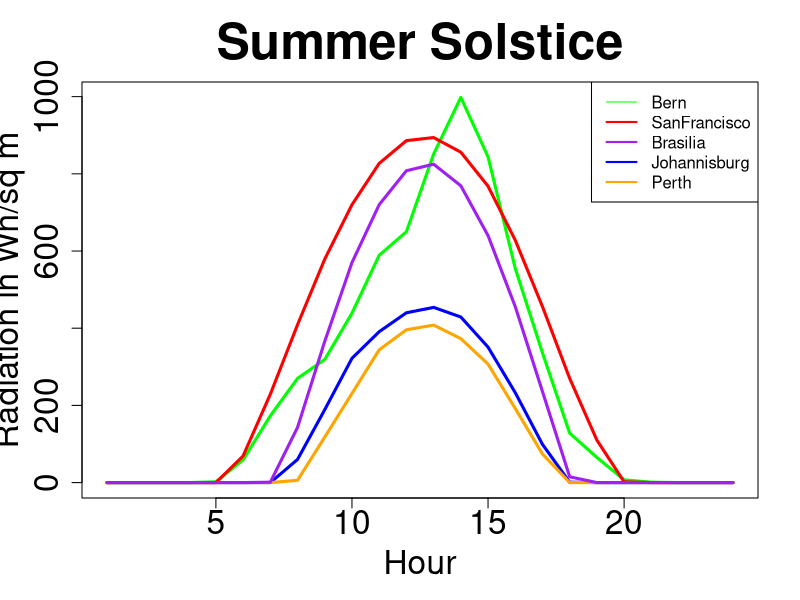
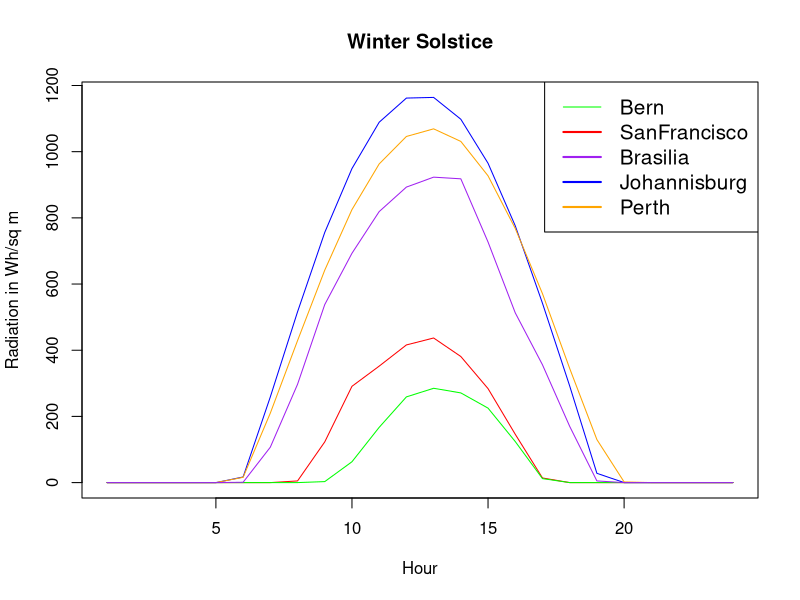
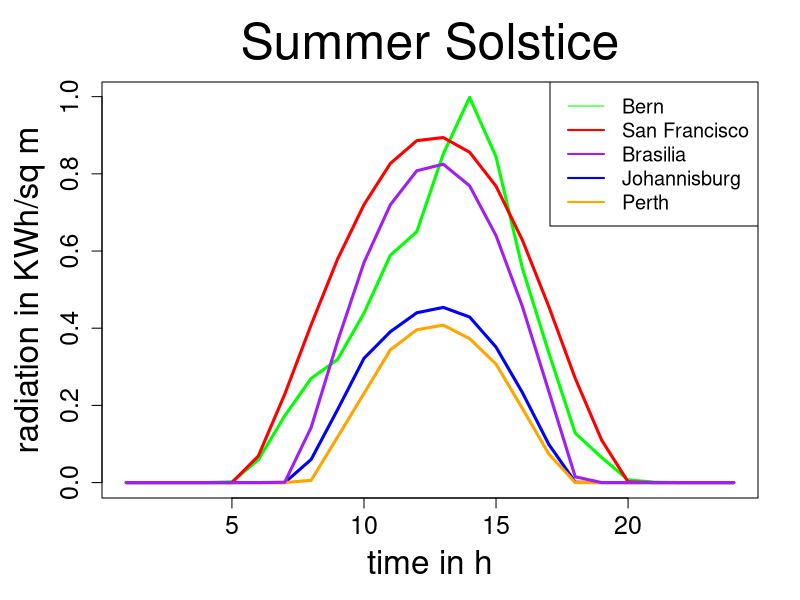
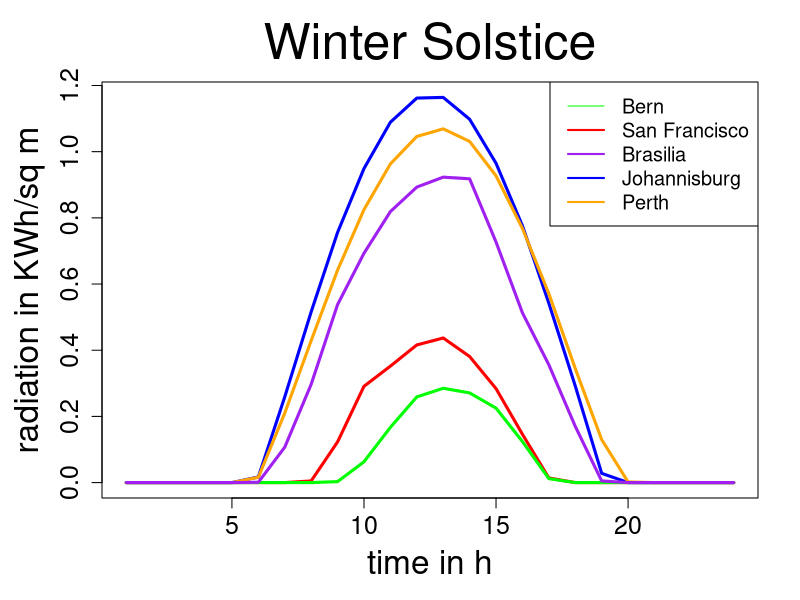

These charts were generated, in order, by the following R code:
## ------------------------------------ Bern ------------------------------------ ##

setwd("Documents/Universität/TUM/CaseStudy/Wetter")
Bern <- read.table("Bern-hour.dat", header=FALSE)
Bern <- Bern[,1:5]
Bern$V4 <- NULL
colnames(Bern)[1] <- 'Month'
colnames(Bern)[2] <- 'Day'
colnames(Bern)[3] <- 'Hour'
colnames(Bern)[4] <- 'Radiation'
BernSSW <- Bern[(Bern$Month==6) & (Bern$Day==19),3:4]
#plot(BernSSW$Hour, BernSSW$Radiation, xlab = "Hour", ylab = expression(plain(Radiation_in_Wh/m)^2), main="Summer Solstice Bern ", type = "l")
BernWSW <- Bern[(Bern$Month==12) & (Bern$Day==22),3:4]
#plot(BernWSW$Hour, BernWSW$Radiation, xlab = "Hour", ylab = expression(plain(Radiation_in_Wh/m)^2), main="Winter Solstice Bern ", type = "l")
################## Test on Bern ###########
BernSummer <- Bern[(Bern$Month==6),2:4]
#plot(BernSummer$Day, BernSummer$Radiation, xlab = "Day", ylab = expression(plain(Radiation_in_Wh/m)^2), main="Summer Solstice Bern ", type = "l")

BernWinter <- Bern[(Bern$Month==12),2:4]
#plot(BernWinter$Day, BernWinter$Radiation, xlab = "Day", ylab = expression(plain(Radiation_in_Wh/m)^2), main="Winter Solstice Bern", type = "l")


##---------------------------------- BRASILIA -----------------------------------------##

#setwd("Documents/Universität/TUM/CaseStudy/Wetter")
Brasil <- read.table("BRASILIA_BR-hour.dat", header=FALSE)
Brasil <- Brasil[,1:5]
Brasil$V4 <- NULL
colnames(Brasil)[1] <- 'Month'
colnames(Brasil)[2] <- 'Day'
colnames(Brasil)[3] <- 'Hour'
colnames(Brasil)[4] <- 'Radiation'
BrasilSSW <- Brasil[(Brasil$Month==6) & (Brasil$Day==23),3:4]
#plot(BrasilSSW$Hour, BrasilSSW$Radiation, xlab = "Hour", ylab = expression(plain(Radiation_in_Wh/m)^2), main="Summer Solstice Brasilia ", type = "l")
BrasilWSW <- Brasil[(Brasil$Month==12) & (Brasil$Day==18),3:4]
#plot(BrasilWSW$Hour, BrasilWSW$Radiation, xlab = "Hour", ylab = expression(plain(Radiation_in_Wh/m)^2) , main="Winter Solstice Brasilia ", type = "l")
################## Test on Brasil ###########
BrasilSummer <- Brasil[(Brasil$Month==6),2:4]
#plot(BrasilSummer$Day, BrasilSummer$Radiation, xlab = "Day", ylab = expression(plain(Radiation_in_Wh/m)^2), main="Summer Solstice Brasilia ", type = "l")

BrasilWinter <- Brasil[(Brasil$Month==12),2:4]
#plot(BrasilWinter$Day, BrasilWinter$Radiation, xlab = "Day", ylab = expression(plain(Radiation_in_Wh/m)^2), main="Winter Solstice Brasilia ", type = "l")
## ------------------------------------ Johannisburg ------------------------------------ ##

#setwd("Documents/Universität/TUM/CaseStudy/Wetter")
Johannisburg <- read.table("Johannesburg_SF-hour.dat", header=FALSE)
Johannisburg <- Johannisburg[,1:5]
Johannisburg$V4 <- NULL
colnames(Johannisburg)[1] <- 'Month'
colnames(Johannisburg)[2] <- 'Day'
colnames(Johannisburg)[3] <- 'Hour'
colnames(Johannisburg)[4] <- 'Radiation'
JohannisburgSSW <- Johannisburg[(Johannisburg$Month==6) & (Johannisburg$Day==22),3:4] # 22 500
#plot(JohannisburgSSW$Hour, JohannisburgSSW$Radiation, xlab = "Hour", ylab = expression(plain(Radiation_in_Wh/m)^2), main="Summer Solstice Johannisburg ", type = "l")
JohannisburgWSW <- Johannisburg[(Johannisburg$Month==12) & (Johannisburg$Day==21),3:4] #21 1100, 22 900
#plot(JohannisburgWSW$Hour, JohannisburgWSW$Radiation, xlab = "Hour", ylab = expression(plain(Radiation_in_Wh/m)^2), main="Winter Solstice Johannisburg ", type = "l")


## ------------------------------------ Perth ------------------------------------ ##

#setwd("Documents/Universität/TUM/CaseStudy/Wetter")
Perth <- read.table("Perth_AS-hour.dat", header=FALSE)
Perth <- Perth[,1:5]
Perth$V4 <- NULL
colnames(Perth)[1] <- 'Month'
colnames(Perth)[2] <- 'Day'
colnames(Perth)[3] <- 'Hour'
colnames(Perth)[4] <- 'Radiation'
PerthSSW <- Perth[(Perth$Month==6) & (Perth$Day==20),3:4] # 20 oder 21 egal
#plot(PerthSSW$Hour, PerthSSW$Radiation, xlab = "Hour", ylab = expression(plain(Radiation_in_Wh/m)^2), main="Summer Solstice Perth ", type = "l")
PerthWSW <- Perth[(Perth$Month==12) & (Perth$Day==23),3:4]
#plot(PerthWSW$Hour, PerthWSW$Radiation, xlab = "Hour", ylab = expression(plain(Radiation_in_Wh/m)^2), main="Winter Solstice Perth ", type = "l")

## ------------------------------------ SanFrancisco ------------------------------------ ##

#setwd("Documents/Universität/TUM/CaseStudy/Wetter")
SanFrancisco <- read.table("San_Francisco_US-hour.dat", header=FALSE)
SanFrancisco <- SanFrancisco[,1:5]
SanFrancisco$V4 <- NULL
colnames(SanFrancisco)[1] <- 'Month'
colnames(SanFrancisco)[2] <- 'Day'
colnames(SanFrancisco)[3] <- 'Hour'
colnames(SanFrancisco)[4] <- 'Radiation'
SanFranciscoSSW <- SanFrancisco[(SanFrancisco$Month==6) & (SanFrancisco$Day==21),3:4]
#plot(SanFranciscoSSW$Hour, SanFranciscoSSW$Radiation, xlab = "Hour", ylab = expression(plain(Radiation_in_Wh/m)^2), main="Summer Solstice SanFrancisco ", type = "l")
SanFranciscoWSW <- SanFrancisco[(SanFrancisco$Month==12) & (SanFrancisco$Day==21),3:4]
#plot(SanFranciscoWSW$Hour, SanFranciscoWSW$Radiation, xlab = "Hour", ylab = expression(plain(Radiation_in_Wh/m)^2), main="Winter Solstice SanFrancisco ", type = "l")


# Store combinded plots in PDF: 
pdf("SommerPlots.pdf")
## -------------------------- Combinded Plots Summer -------------------------------- ##
plot(BernSSW$Hour, BernSSW$Radiation, lwd = 3, cex.main=3, cex.lab=2, cex.axis=2, xlab = "Hour", ylab = "Radiation in Wh/sq m", main="Summer Solstice", type = "l", col = "green")
lines(SanFranciscoSSW$Hour, SanFranciscoSSW$Radiation,lwd = 3,  col= "red")
lines(JohannisburgSSW$Hour, JohannisburgSSW$Radiation,lwd = 3,  col= "blue")
lines(PerthSSW$Hour, PerthSSW$Radiation, lwd = 3, col= "orange")
lines(BrasilSSW$Hour, BrasilSSW$Radiation,lwd = 3,  col= "purple")

legend ("topright",c("Bern","SanFrancisco","Brasilia", "Johannisburg","Perth"), lty=c(1,1,1,1,1), lwd=c(1,2,2,2,2),col=c("green","red","purple","blue","orange"))
dev.off()
## -------------------------- Combinded Plots Winter -------------------------------- ##

pdf("WinterPlots.pdf")
plot(JohannisburgWSW$Hour, JohannisburgWSW$Radiation, xlab = "Hour", ylab = "Radiation in Wh/sq m", main="Winter Solstice", type = "l", col = "blue")
lines(SanFranciscoWSW$Hour, SanFranciscoWSW$Radiation, col= "red")
lines(PerthWSW$Hour, PerthWSW$Radiation, col= "orange")
lines(BernWSW$Hour, BernWSW$Radiation, col= "green")
lines(BrasilWSW$Hour, BrasilWSW$Radiation, col= "purple")

legend ("topright",c("Bern","SanFrancisco","Brasilia", "Johannisburg","Perth"), lty=c(1,1,1,1,1), lwd=c(1,2,2,2,2),col=c("green","red","purple","blue","orange"), cex=1.25)





#----------------------------------In R ohne Studio--------------------------------
  
pdf("SommerPlotR3.pdf")
par(mar=c(5,5,4,2)+0.1)
plot(BernSSW$Hour, BernSSW$Radiation/1000,lwd = 3,  cex.main=3, cex.lab=2, cex.axis=1.5, font.main = 1, xlab = "time in h", ylab = "radiation in KWh/sq m", main="Summer Solstice", type = "l", col = "green")
lines(SanFranciscoSSW$Hour, SanFranciscoSSW$Radiation/1000,lwd = 3,  col= "red")
lines(JohannisburgSSW$Hour, JohannisburgSSW$Radiation/1000,lwd = 3,  col= "blue")
lines(PerthSSW$Hour, PerthSSW$Radiation/1000,lwd = 3,  col= "orange")
lines(BrasilSSW$Hour, BrasilSSW$Radiation/1000,lwd = 3,  col= "purple")
legend ("topright",c("Bern","San Francisco","Brasilia", "Johannisburg","Perth"), lty=c(1,1,1,1,1), lwd=c(1,2,2,2,2),col=c("green","red","purple","blue","orange"), cex=1.2)
dev.off()

pdf("WinterPlotR3.pdf")
par(mar=c(5,5,4,2)+0.1)
plot(JohannisburgWSW$Hour, JohannisburgWSW$Radiation/1000,lwd = 3,  cex.main=3, cex.lab=2, cex.axis=1.5, font.main = 1,xlab = "time in h", ylab = "radiation in KWh/sq m", main="Winter Solstice", type = "l", col = "blue")
lines(SanFranciscoWSW$Hour, SanFranciscoWSW$Radiation/1000, lwd = 3, col= "red")
lines(PerthWSW$Hour, PerthWSW$Radiation/1000,lwd = 3,  col= "orange")
lines(BernWSW$Hour, BernWSW$Radiation/1000,lwd = 3,  col= "green")
lines(BrasilWSW$Hour, BrasilWSW$Radiation/1000,lwd = 3,  col= "purple")
legend ("topright",c("Bern","San Francisco","Brasilia", "Johannisburg","Perth"), lty=c(1,1,1,1,1), lwd=c(1,2,2,2,2),col=c("green","red","purple","blue","orange"), cex=1.2)
dev.off()


